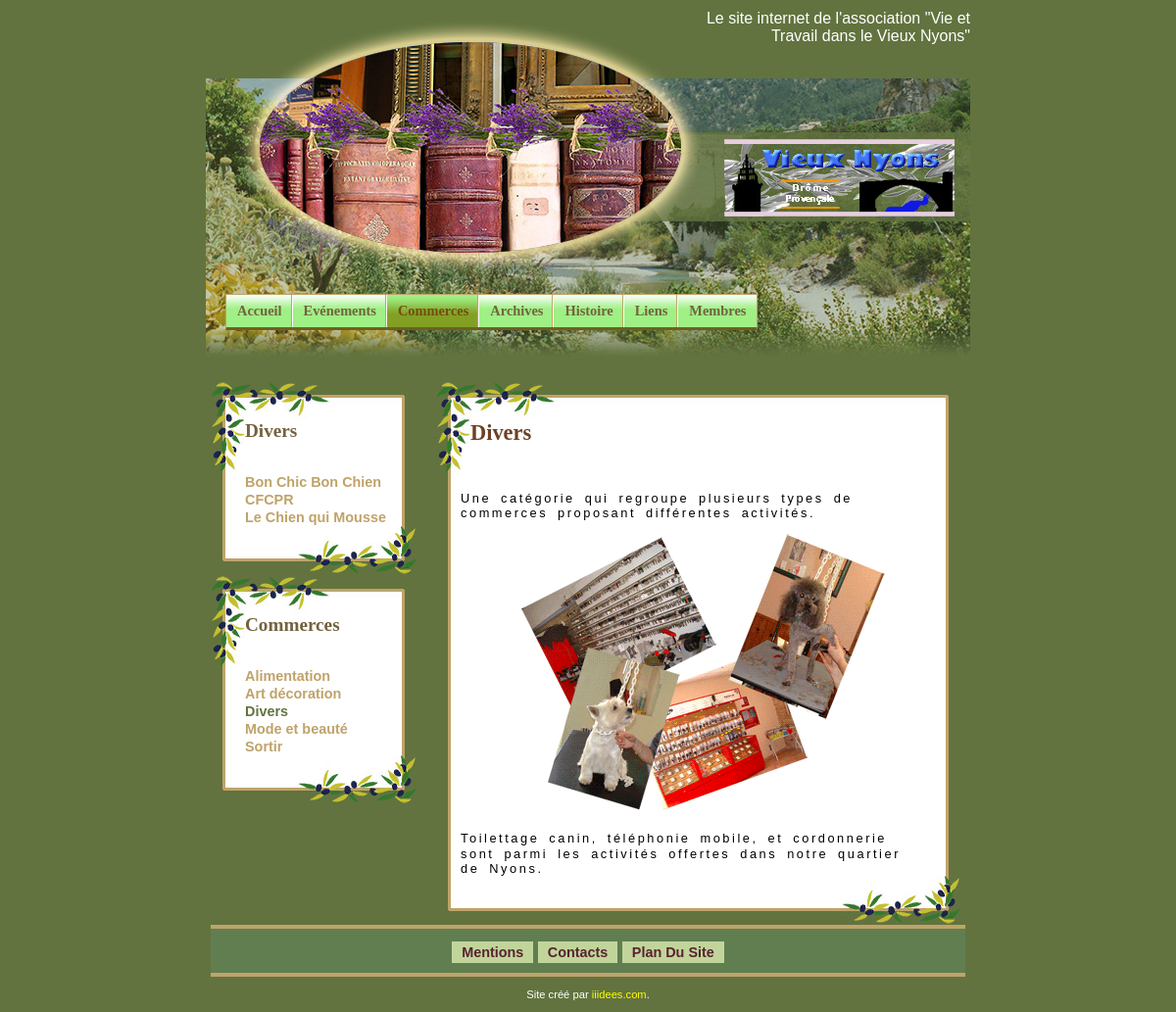
Screenshot of /fr/noscom.php?typid=3&comid=0 with the database file from the repository.
### tables this page shows
CREATE TABLE IF NOT EXISTS `vsyscommercetype` (
  `v_ComTypeID` smallint(4) unsigned NOT NULL AUTO_INCREMENT,
  `v_ComNom` varchar(20) NOT NULL,
  `v_ComActive` tinyint(4) unsigned NOT NULL DEFAULT '1',
  `v_ComNomUK` varchar(20) NOT NULL DEFAULT '',
  PRIMARY KEY (`v_ComTypeID`)
);

CREATE TABLE IF NOT EXISTS `vsyscommerces` (
  `v_EtabID` smallint(4) unsigned NOT NULL AUTO_INCREMENT,
  `v_MembreID` smallint(4) unsigned NOT NULL,
  `v_EtabNom` varchar(50) NOT NULL,
  `v_EtabNumero` smallint(4) NOT NULL,
  `v_RueID` smallint(4) unsigned NOT NULL,
  `v_EtabPhone` varchar(14) DEFAULT NULL,
  `v_EtabFax` varchar(14) DEFAULT NULL,
  `v_EtabMobile` varchar(14) DEFAULT NULL,
  `v_HoraireOnMatin` varchar(5) NOT NULL,
  `v_HoraireOffMatin` varchar(5) NOT NULL,
  `v_HoraireOnSoir` varchar(5) DEFAULT NULL,
  `v_HoraireOffSoir` varchar(5) DEFAULT NULL,
  `v_EtabFerme` varchar(7) NOT NULL,
  `v_EtabResponsable1` varchar(60) NOT NULL,
  `v_EtabResponsable2` varchar(60) DEFAULT NULL,
  `v_EtabActivite` varchar(120) NOT NULL,
  `v_EtabURL` varchar(120) DEFAULT NULL,
  `v_EtabEmail` varchar(120) DEFAULT NULL,
  `v_ComTypeID` smallint(4) unsigned NOT NULL DEFAULT '0',
  `v_EtabActive` tinyint(4) unsigned NOT NULL DEFAULT '1',
  `v_EtabFileNom` varchar(8) NOT NULL DEFAULT 'file',
  `v_EtabActiviteUK` varchar(120) NOT NULL DEFAULT '',
  PRIMARY KEY (`v_EtabID`)
);

### fr/noscom.php (the view, shortened to what this page needs)
<?php
$badQuery=FALSE;
if ((isset($_GET['typid'])) && (is_numeric($_GET['typid']))) {
	$type_id=$_GET['typid'];
} else {
	$badQuery=TRUE;
}
if ((isset($_GET['comid'])) && (is_numeric($_GET['comid']))) {
	$com_id=$_GET['comid'];
} else {
	$badQuery=TRUE;
}
if (!$badQuery) {
	$query="SELECT v_ComNom FROM vsyscommercetype WHERE v_ComTypeID=$type_id";
	$result=mysql_query($query) or trigger_error("Query: $query\n<br />MySQL Error: " . mysql_error());
	if (@mysql_num_rows($result) == 1) {
		$row=mysql_fetch_array($result,MYSQL_ASSOC);
		$entetetype=$row['v_ComNom'];
	}
	include ('includes/headerDeuxColssBuf.php');
	echo '<div id="gauche">';
	$query="SELECT v_EtabNom, v_EtabID FROM vsyscommerces WHERE v_EtabActive=1 AND v_ComTypeID=$type_id ORDER BY v_EtabNom ASC";
	$result=mysql_query($query) or trigger_error("Query: $query\n<br />MySQL Error: " . mysql_error());
	if (@mysql_num_rows($result) >= 1) {
		echo '<div class="petitHaut">' . $entetetype . '</div><div class="petitMilieu">';
		echo "\n<ul>\n";
		while ($row=mysql_fetch_array($result,MYSQL_ASSOC)) {
			echo '<li><a ';
			if ($com_id != $row['v_EtabID']) {
				echo 'href="noscom.php?typid=' . $type_id . '&comid=' . $row['v_EtabID'] . '"';
			} else {
				echo ' class="choix"';
			}
			echo ">" . $row['v_EtabNom'] . "</a></li>\n";
		}
		echo "</ul>\n</div>";
		echo '<div class="petitBas"></div>';
	}
	$query="SELECT v_ComNom, v_ComTypeID FROM vsyscommercetype WHERE v_ComActive=1 ORDER BY v_ComNom ASC";
	$result=mysql_query($query) or trigger_error("Query: $query\n<br />MySQL Error: " . mysql_error());
	if (@mysql_num_rows($result) >= 1) {
		echo '<div class="petitHaut">Commerces</div><div class="petitMilieu">';
		echo "<ul>\n";
		while ($row=mysql_fetch_array($result,MYSQL_ASSOC)) {
			echo '<li><a ';
			if ($row['v_ComTypeID'] != $type_id) {
				echo ' href="noscom.php?typid=' . $row['v_ComTypeID'] . '&comid=0"';
			} else {
				echo ' class="choix"';
			}
			echo ">" . $row['v_ComNom'] . "</a></li>\n";
		}
		echo "</ul>\n</div>";
		echo '<div class="petitBas"></div>';
	}
	echo '</div>
    <div id="droite">';
	if ($com_id == 0) {
		switch ($type_id) {
			case 3:
				include ('pre_divers.php');
				break;
		}
	}
	echo '</div>';
	include ('./includes/footerUnCol.php');
}
?>

### css1/cssPrincipal.css (style rules this page uses)
body { margin:0; padding:0; background-color:#62733f; font-family:Verdana, Arial, Helvetica, sans-serif; }

### css1/colDeux.css (style rules this page uses)
#gauche { position:absolute; left:0; width:220px; background:url(../images/css1/SmallBackBoxV2.jpg) repeat-y; }
#droite { margin-left:225px; width:545px; }
div.petitHaut { width: 220px; height: 94px; background:url(../images/css1/SmallTopBoxV2.jpg) no-repeat; font-family: Georgia, "Times New Roman", Times, serif; font-weight: 700; font-size:1.2em; color:#73623F; padding-left:40px; padding-top:40px; margin-bottom:-40px; }
div.petitMilieu { width:220px; padding-left:40px; }
div.petitBas { width:220px; height:50px; background:url(../images/css1/SmallBottomBoxV2.jpg) no-repeat; }
#gauche ul { list-style-type: none; margin: 0; padding: 0; }
#gauche a:link, #gauche a:visited, #gauche a:active { font-size:0.9em; color:#BFA369; text-decoration:none; font-family: Arial, Helvetica, sans-serif; font-weight: 900; }
#gauche a:hover, #gauche a.choix { color:#62733f; font-size:0.9em; text-decoration:none; font-family: Arial, Helvetica, sans-serif; font-weight: 900; }

### rows the page displays
vsyscommercetype: v_ComNom "Divers"
vsyscommerces: v_EtabNom "Bon Chic Bon Chien"
vsyscommerces: v_EtabNom "CFCPR"
vsyscommerces: v_EtabNom "Le Chien qui Mousse"
vsyscommercetype: v_ComNom "Alimentation"
vsyscommercetype: v_ComNom "Art décoration"
vsyscommercetype: v_ComNom "Mode et beauté"
vsyscommercetype: v_ComNom "Sortir"
